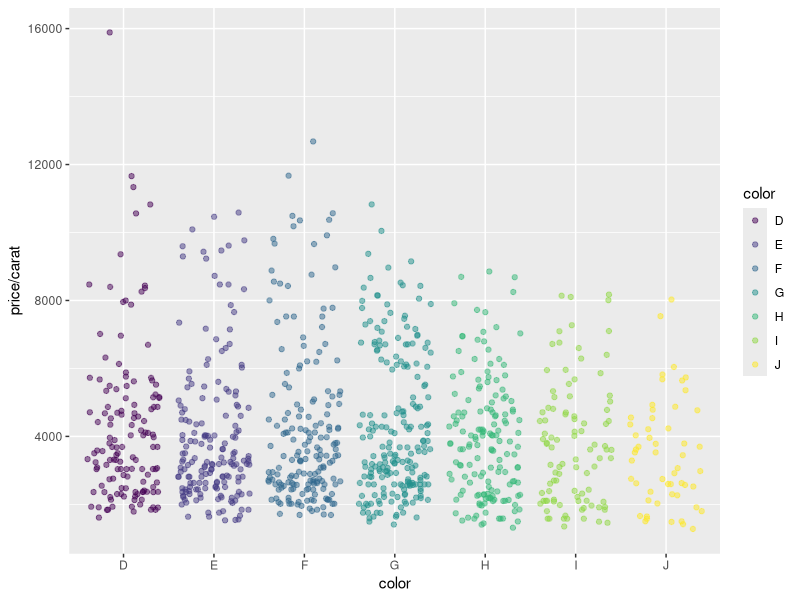
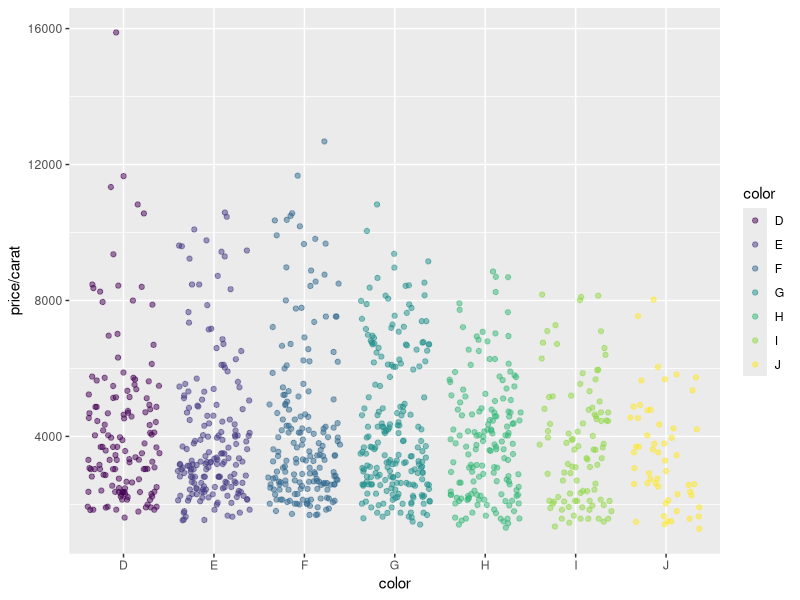

Write the R code that produced these figures, in order.
## ---- chunk 1
library(knitr)
kable(iris[1:12,])
## ---- chunk 2
library(ggplot2)
dsmall <- diamonds[sample(nrow(diamonds), 1000), ]
ggplot(dsmall, aes(color, price/carat)) + geom_jitter(alpha = I(1 / 2), aes(color=color))
## ---- chunk 3
png("myplot.png")
ggplot(dsmall, aes(color, price/carat)) + geom_jitter(alpha = I(1 / 2), aes(color=color))
dev.off()
## ---- chunk 4
sessionInfo()
